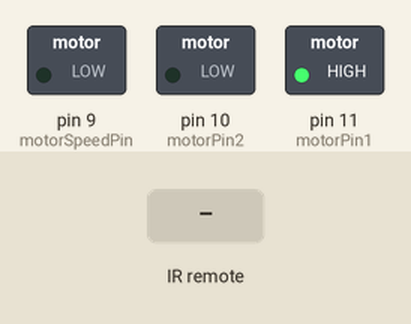
This sketch was run on a simulated Arduino Uno, built with avr-gcc and run on an emulated ATmega328P. Shown: switched loads named in the sketch (green lamp = pin HIGH). The inputs (shaded band) are chosen by the test bench. What the sketch prints to the serial monitor is not drawn.

Above: at 1.2 s.
1.3 s: infrared code 0xFD08F7 received
At 2.3 s:
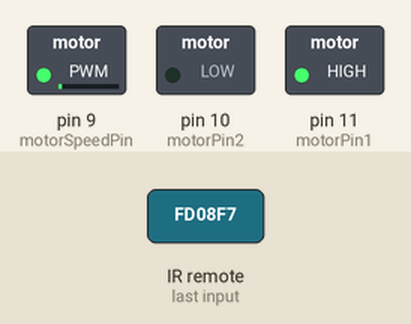
2.8 s: infrared code 0xFD18E7 received
At 3.5 s:
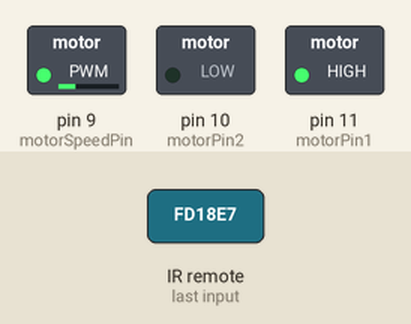
4.3 s: infrared code 0xFD8877 received
At 4.7 s:
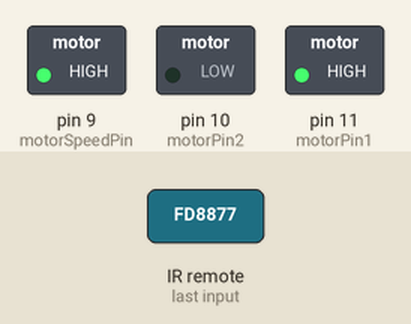
Timing chart, 0 to 7.3 s (numbered marks = the images above; inputs shaded):
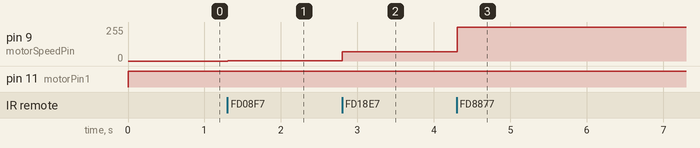

Measured:
- after the input at 1.3 s, pin 9 (motorSpeedPin): 0/255 → 1/255 at once
- after the input at 2.8 s, pin 9 (motorSpeedPin): 1/255 → 71/255 at once
- after the input at 4.3 s, pin 9 (motorSpeedPin): 71/255 → 255/255 at once

The sketch:

IR_Remote.ino
```cpp
//16582903=1
//16615543=2
//16599223=3
//16591063=4
//16623703=5
//16607383=6
//16586983=7
//16619623=8
//16603303=9
//16580863=stop
//16593103=0

#include <IRremote.h>
#define motorPin1 11
#define motorPin2 10
#define motorSpeedPin  9
#define irPin 5


IRrecv irrecv(irPin);
decode_results results;
String motorSpeed;
int value;

void setup()
{
  Serial.begin(9600);
  irrecv.enableIRIn();
  pinMode(irPin, INPUT);

  pinMode(motorPin1, OUTPUT);
  pinMode(motorPin2, OUTPUT);
  pinMode(motorSpeedPin, OUTPUT);
}

void loop()
{
  for(int i=1; i<=3; i++)
  {
	if (irrecv.decode(&results))
  	{
   	  motorSpeed = String(converter())+motorSpeed;
      irrecv.resume();
  	}
  }
  Serial.println(motorSpeed.toInt());
  digitalWrite(motorPin1, HIGH);
  digitalWrite(motorPin2, LOW);
  analogWrite(motorSpeedPin, motorSpeed.toInt());
  if(results.value == 16580863)
  {
  	analogWrite(motorSpeedPin, 0);
    motorSpeed="";
  }
}
int converter()
{
  switch (results.value)
    {
   	  case 16582903:
      	value = 1;
      	break;
      case 16615543:
      	value = 2;
      	break;
      case 16599223:
      	value = 3;
      	break;
      case 16591063:
      	value = 4;
      	break;
      case 16623703:
      	value = 5;
        break;
      case 16607383:
      	value = 6;
      	break;
      case 16586983:
      	value = 7;
      	break;
      case 16619623:
      	value = 8;
      	break;
      case 16603303:
      	value = 9;
      	break;
      case 16593103:
      	value = 0;
      	break;
    }
}
```
